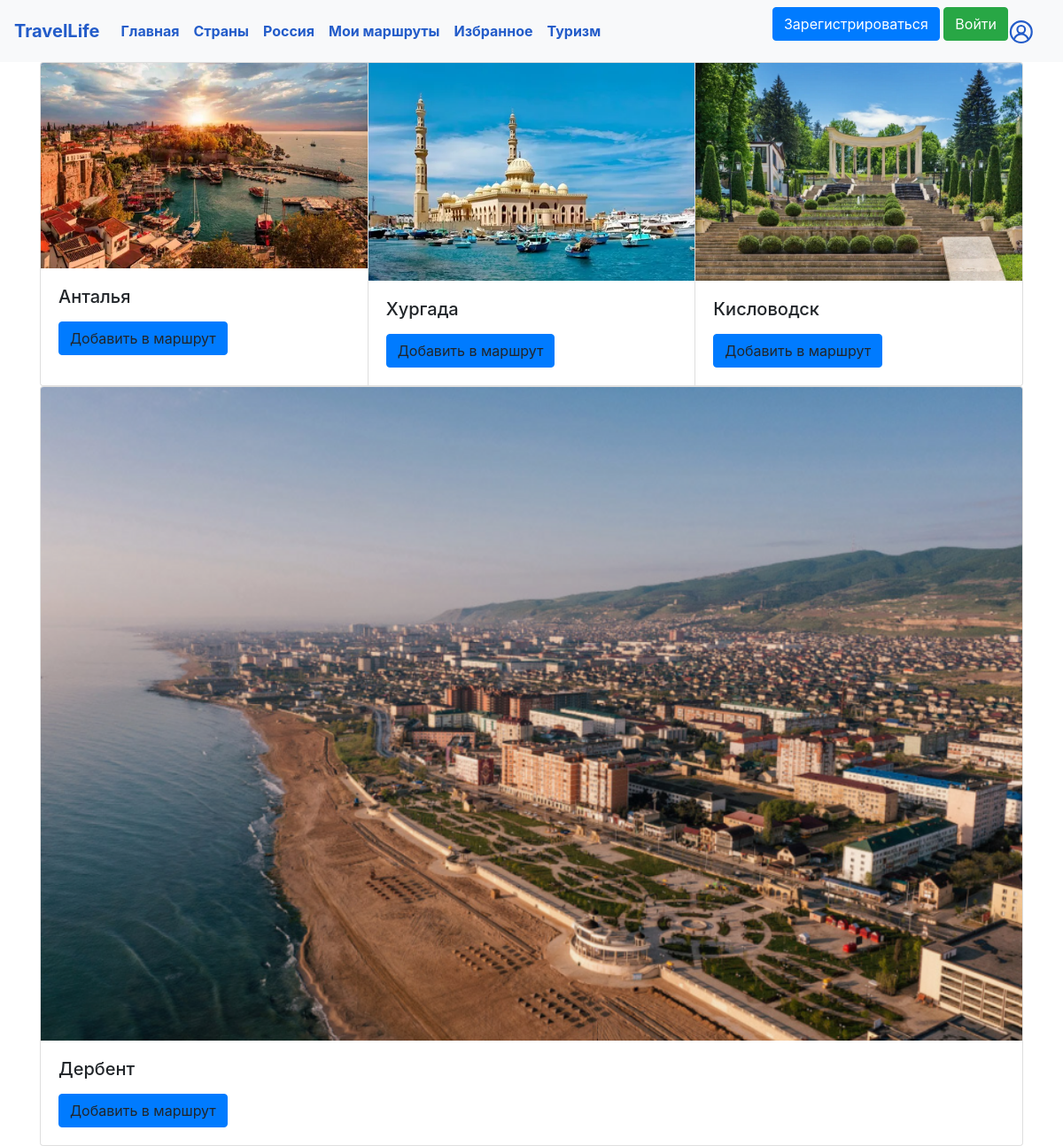
The app's page /tourism/beach with its own data.
### data/cities.py (models this page shows)
class City(SqlAlchemyBase, UserMixin):
    __tablename__ = 'cities'
    id = sqlalchemy.Column(sqlalchemy.Integer,
                           primary_key=True, autoincrement=True)
    name = sqlalchemy.Column(sqlalchemy.String, nullable=True)
    tourism = sqlalchemy.Column(sqlalchemy.String, nullable=True)

### data/russian_cities.py (models this page shows)
class RussianCity(SqlAlchemyBase, UserMixin):
    __tablename__ = 'russian_cities'
    id = sqlalchemy.Column(sqlalchemy.Integer,
                           primary_key=True, autoincrement=True)
    city = sqlalchemy.Column(sqlalchemy.String, nullable=True)
    subject = sqlalchemy.Column(sqlalchemy.String, nullable=True)
    tourism = sqlalchemy.Column(sqlalchemy.String, nullable=True)

### main.py (the view)
@app.route('/tourism/<word>')
def tourism_word(word):
    if word == 'beach':
        type = 'Рекреационный'
    elif word == 'active':
        type = 'Активный'
    else:
        type = 'Культурный'
    db_sess = db_session.create_session()
    result1 = db_sess.query(City.name).filter(City.tourism == type).all()
    con = sqlite3.connect('db/travel.db')
    cur = con.cursor()
    result2 = cur.execute(f"""SELECT city FROM russian_cities WHERE tourism = ?""", (type,)).fetchall()
    con.close()
    result = result1 + result2
    cities = [x[0] for x in result]
    k = 0
    if len(cities) > 3:
        k = len(cities) // 3
        if len(cities) % 3 != 0:
            k += 1
    return render_template('tourism_type.html', title="Туризм", cities=cities, k=k)

### data/db_session.py (called while the page is built)
def create_session() -> Session:
    global __factory
    return __factory()

### templates/tourism_type.html (shortened to what this page needs)
{% extends "base.html" %}
{% block content %}
{% set cities_list = cities %}
{% if k != 0 %}
{% for i in range(k) %}
<div class="card-group">
{% for city in cities_list[loop.index0 * 3:loop.index0 * 3 + 3] %}
<div class="card" style="width: 18rem">
  <img src="/static/img/{{city}}.png" class="card-img-top" >
  <div class="card-body">
    <h5 class="card-title">{{city}}</h5>
    <a  class="btn btn-primary">Добавить в маршрут</a>
  </div>
</div>
    {% endfor %}
</div>
{% endfor %}
{% endif %}
{% endblock %}

### records on screen
City: name (picture), name "Анталья"
City: name (picture), name "Хургада"
RussianCity: city (picture), city "Кисловодск"
RussianCity: city (picture), city "Дербент"
